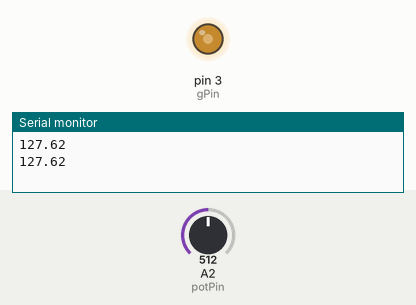
The sketch below on a simulated Arduino Uno, built with avr-gcc and run on an emulated ATmega328P. On the bench: output pins drawn as LEDs (lit = HIGH), the last lines printed to the serial monitor. The test bench sets the inputs (shaded band); at power-on: A2 (potPin) = 512.

Above: at 1.8 s.
1.9 s: A2 (potPin) set to 716
At 3.1 s:
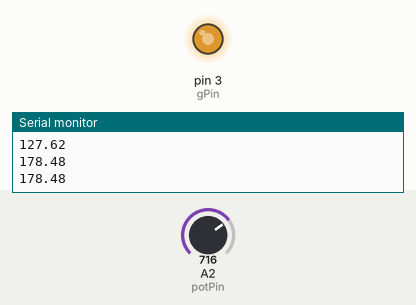
3.5 s: A2 (potPin) set to 900
At 4.7 s:
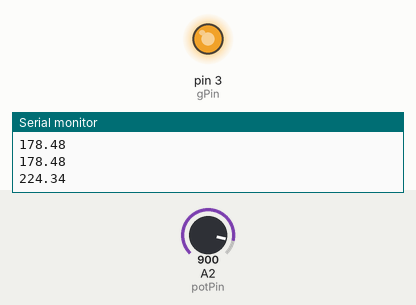
5.5 s: A2 (potPin) set to 122
At 7.2 s:
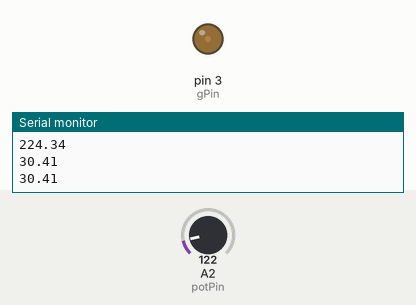
7.5 s: A2 (potPin) set to 0
At 9.0 s:
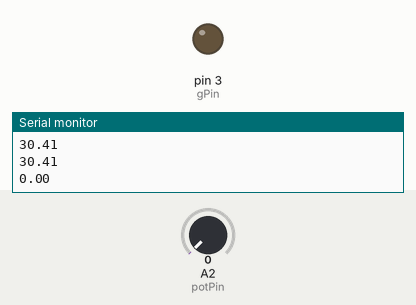
9.5 s: A2 (potPin) set to 511
At 10.5 s:
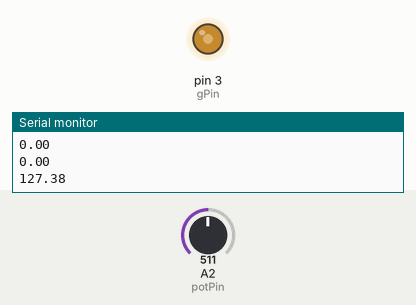
Timing chart, 0 to 12.5 s (numbered marks = the images above; inputs shaded):
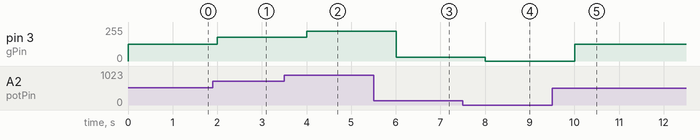

The sketch:

9._Potentiometer_DimmingLED.ino
```cpp
int potPin=A2;
int gPin=3;
float potVal;
float LEDVal;
int t=1000;

void setup() {
  // put your setup code here, to run once:
pinMode(potPin,INPUT);
pinMode(gPin,OUTPUT);
Serial.begin(9600);
}

void loop() {
  // put your main code here, to run repeatedly:
potVal=analogRead(potPin);
LEDVal=(255./1023.)*potVal;
analogWrite(gPin,LEDVal);
Serial.println(LEDVal);
delay(t);
}
```

Measured:
- after the input at 1.9 s, pin 3 (gPin): 127/255 → 178/255 after 0.10 s
- after the input at 3.5 s, pin 3 (gPin): 178/255 → 224/255 after 0.50 s
- after the input at 5.5 s, pin 3 (gPin): 224/255 → 30/255 after 0.50 s
- after the input at 7.5 s, pin 3 (gPin): 30/255 → 0/255 after 0.51 s
- after the input at 9.5 s, pin 3 (gPin): 0/255 → 127/255 after 0.51 s
